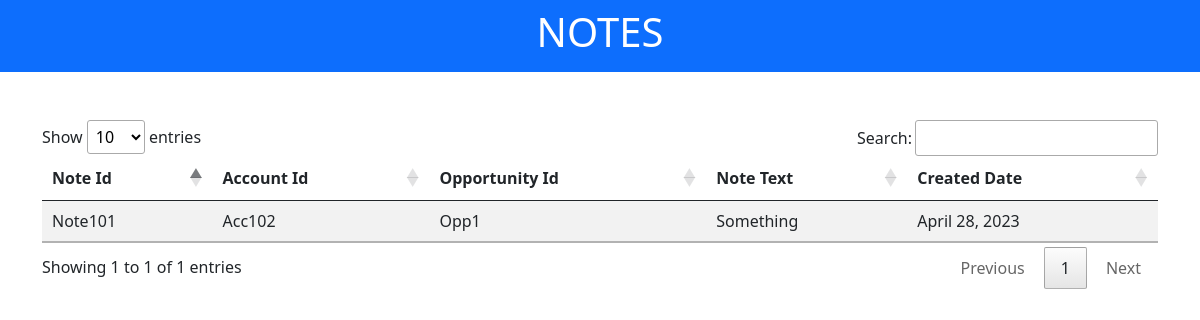
The app's page /NO001details with its own data.
### Notes/models.py (models this page shows, shortened)
class NotesModel(models.Model):
    note_id = models.CharField(primary_key=True, max_length=255)
    account_id = models.ForeignKey(AccountsModel, on_delete=models.CASCADE)
    opportunity_id = models.ForeignKey(OpportunitiesModel, on_delete=models.CASCADE)
    note_text = models.CharField(max_length=255)
    created_date = models.DateField()
    class Meta:
        verbose_name_plural = 'Notes'

### Accounts/models.py (models this page shows, shortened)
class AccountsModel(models.Model):
    account_id = models.CharField(primary_key=True,max_length=255)
    account_name = models.CharField(max_length=255)
    industry = models.CharField(max_length=255)
    website = models.CharField(max_length=255)
    phone_number = models.IntegerField(unique=True, validators=[RegexValidator(regex='^\d{10}$', message='Length has to be 10', code='Invalid number')])
    billing_address = models.CharField(max_length=255)
    shipping_address = models.CharField(max_length=255)
    class Meta:
        verbose_name_plural = 'Accounts'

### Opportunities/models.py (models this page shows, shortened)
class OpportunitiesModel(models.Model):
    opportunity_id = models.CharField(primary_key=True,max_length=255)
    opportunity_name = models.CharField(max_length=255)
    account_id = models.ForeignKey(AccountsModel, on_delete=models.CASCADE,null=True)
    lead_id = models.ForeignKey(Leads, on_delete=models.CASCADE,null=True)
    amount = models.FloatField()
    stage = models.CharField(max_length=255)
    expected_close_date = models.DateField()
    probability = models.CharField(max_length=255)
    created_date = models.DateField()
    class Meta:
        verbose_name_plural = 'Oppurtunity'

### Notes/views.py (the view)
# urls.py: path('NO001details', views.note, name="notedetails")
def note(request):
    notes = NotesModel.objects.all()
    return render(request, "templates/notes/notes.html", {'notes': notes})

### templates/notes/notes.html (shortened to what this page needs)
{% load static %}
<!doctype html>
<html lang="en">
<head>
    <link href="{% static 'css/bootstrap.min.css' %}" rel="stylesheet"
>
    <link rel="stylesheet" href="{% static 'css/datatable.min.css' %}" />
</head>
<body>
<div class="container-fluid p-2 bg-primary text-white text-center">
    <h1>NOTES</h1>
</div>
<div class="container mt-5">
      <table id="table1" class="table table-striped">
         <thead>
        <tr>
            <th>Note Id</th>
            <th>Account Id</th>
            <th>Opportunity Id</th>
            <th>Note Text</th>
            <th>Created Date</th>
        </tr>
        </thead>
        <tbody>
        {% for x in notes %}
            <tr>
                <td>{{ x.note_id }}</td>
                <td>{{ x.account_id.account_id }}</td>
                <td>{{ x.opportunity_id.opportunity_id }}</td>
                <td>{{ x.note_text }}</td>
                <td>{{ x.created_date }}</td>
            </tr>
        {% endfor %}
        </tbody>
    </table>
</div>
</body>
</html>

### records on screen
NotesModel: note_id "Note101", account_id.account_id "Acc102", opportunity_id.opportunity_id "Opp1", note_text "Something", created_date "April 28, 2023"
